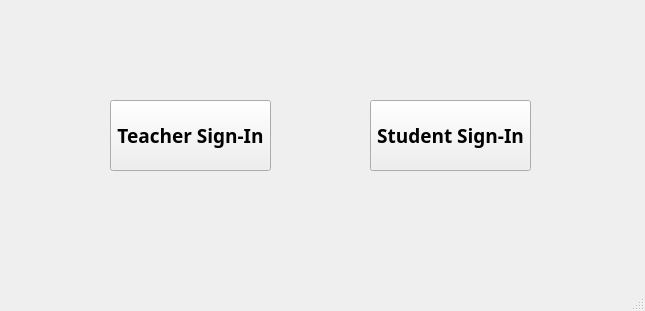
<?xml version="1.0" encoding="UTF-8"?>
<ui version="4.0">
 <class>Feed1</class>
 <widget class="QMainWindow" name="Feed1">
  <property name="geometry">
   <rect>
    <x>0</x>
    <y>0</y>
    <width>645</width>
    <height>311</height>
   </rect>
  </property>
  <property name="windowTitle">
   <string>Feed1</string>
  </property>
  <widget class="QWidget" name="centralwidget">
   <widget class="QPushButton" name="pushButton_2">
    <property name="geometry">
     <rect>
      <x>370</x>
      <y>100</y>
      <width>161</width>
      <height>71</height>
     </rect>
    </property>
    <property name="font">
     <font>
      <family>Segoe UI Semibold</family>
      <pointsize>14</pointsize>
      <weight>75</weight>
      <bold>true</bold>
     </font>
    </property>
    <property name="text">
     <string>Student Sign-In</string>
    </property>
   </widget>
   <widget class="QPushButton" name="pushButton_3">
    <property name="geometry">
     <rect>
      <x>110</x>
      <y>100</y>
      <width>161</width>
      <height>71</height>
     </rect>
    </property>
    <property name="font">
     <font>
      <family>Segoe UI Semibold</family>
      <pointsize>14</pointsize>
      <weight>75</weight>
      <bold>true</bold>
     </font>
    </property>
    <property name="text">
     <string>Teacher Sign-In</string>
    </property>
   </widget>
  </widget>
  <widget class="QMenuBar" name="menubar">
   <property name="geometry">
    <rect>
     <x>0</x>
     <y>0</y>
     <width>645</width>
     <height>20</height>
    </rect>
   </property>
  </widget>
  <widget class="QStatusBar" name="statusbar"/>
 </widget>
 <resources/>
 <connections/>
</ui>
